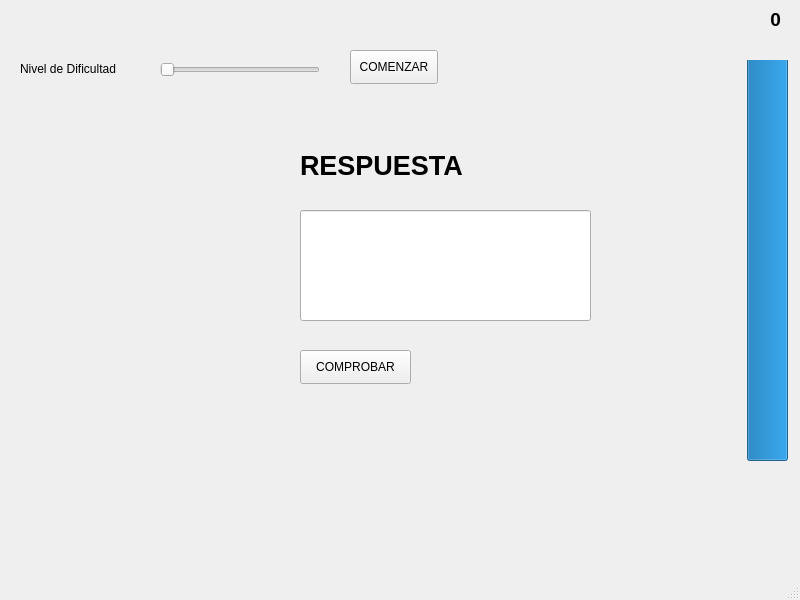
<?xml version="1.0" encoding="UTF-8"?>
<ui version="4.0">
 <class>MainWindow</class>
 <widget class="QMainWindow" name="MainWindow">
  <property name="geometry">
   <rect>
    <x>0</x>
    <y>0</y>
    <width>800</width>
    <height>600</height>
   </rect>
  </property>
  <property name="windowTitle">
   <string>MainWindow</string>
  </property>
  <widget class="QWidget" name="centralwidget">
   <widget class="QLabel" name="label">
    <property name="geometry">
     <rect>
      <x>300</x>
      <y>150</y>
      <width>221</width>
      <height>31</height>
     </rect>
    </property>
    <property name="font">
     <font>
      <pointsize>20</pointsize>
      <weight>75</weight>
      <bold>true</bold>
     </font>
    </property>
    <property name="text">
     <string>RESPUESTA</string>
    </property>
   </widget>
   <widget class="QLineEdit" name="answer_provided">
    <property name="geometry">
     <rect>
      <x>300</x>
      <y>210</y>
      <width>291</width>
      <height>111</height>
     </rect>
    </property>
    <property name="font">
     <font>
      <pointsize>26</pointsize>
      <weight>75</weight>
      <bold>true</bold>
     </font>
    </property>
   </widget>
   <widget class="QPushButton" name="check_button">
    <property name="geometry">
     <rect>
      <x>300</x>
      <y>350</y>
      <width>111</width>
      <height>34</height>
     </rect>
    </property>
    <property name="text">
     <string>COMPROBAR</string>
    </property>
   </widget>
   <widget class="QLabel" name="math_problem">
    <property name="geometry">
     <rect>
      <x>30</x>
      <y>190</y>
      <width>181</width>
      <height>131</height>
     </rect>
    </property>
    <property name="font">
     <font>
      <pointsize>22</pointsize>
      <weight>75</weight>
      <bold>true</bold>
     </font>
    </property>
    <property name="alignment">
     <set>Qt::AlignCenter</set>
    </property>
   </widget>
   <widget class="QProgressBar" name="time_left">
    <property name="geometry">
     <rect>
      <x>747</x>
      <y>60</y>
      <width>41</width>
      <height>401</height>
     </rect>
    </property>
    <property name="value">
     <number>100</number>
    </property>
    <property name="orientation">
     <enum>Qt::Vertical</enum>
    </property>
   </widget>
   <widget class="QLabel" name="user_feedback">
    <property name="geometry">
     <rect>
      <x>240</x>
      <y>430</y>
      <width>371</width>
      <height>71</height>
     </rect>
    </property>
    <property name="text">
     <string/>
    </property>
   </widget>
   <widget class="QSlider" name="difficulty_level">
    <property name="geometry">
     <rect>
      <x>160</x>
      <y>60</y>
      <width>160</width>
      <height>20</height>
     </rect>
    </property>
    <property name="maximum">
     <number>5</number>
    </property>
    <property name="orientation">
     <enum>Qt::Horizontal</enum>
    </property>
   </widget>
   <widget class="QLabel" name="label_2">
    <property name="geometry">
     <rect>
      <x>20</x>
      <y>60</y>
      <width>121</width>
      <height>18</height>
     </rect>
    </property>
    <property name="text">
     <string>Nivel de Dificultad</string>
    </property>
   </widget>
   <widget class="QPushButton" name="start_button">
    <property name="geometry">
     <rect>
      <x>350</x>
      <y>50</y>
      <width>88</width>
      <height>34</height>
     </rect>
    </property>
    <property name="text">
     <string>COMENZAR</string>
    </property>
   </widget>
   <widget class="QLabel" name="score">
    <property name="geometry">
     <rect>
      <x>690</x>
      <y>10</y>
      <width>91</width>
      <height>18</height>
     </rect>
    </property>
    <property name="font">
     <font>
      <pointsize>14</pointsize>
      <weight>75</weight>
      <bold>true</bold>
     </font>
    </property>
    <property name="text">
     <string>0</string>
    </property>
    <property name="alignment">
     <set>Qt::AlignRight|Qt::AlignTrailing|Qt::AlignVCenter</set>
    </property>
   </widget>
  </widget>
  <widget class="QMenuBar" name="menubar">
   <property name="geometry">
    <rect>
     <x>0</x>
     <y>0</y>
     <width>800</width>
     <height>30</height>
    </rect>
   </property>
  </widget>
  <widget class="QStatusBar" name="statusbar"/>
 </widget>
 <resources/>
 <connections/>
</ui>
